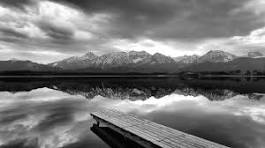
#> input picture Python_Projects-Practice/All_Image/black_white.jpeg, 265 x 148 px, found by its file name
$ jupyter execute --allow-errors black_white_to_color_converter_pp.ipynb
#> lines starting #> are read from the running program, lines starting #| are printed output that depends on the picture
[cell 1]
import cv2
import numpy as np

# Step 1: Load the black-and-white (grayscale) image
image_path = r"C:\Users\himub\OneDrive\Desktop\python\All_Image\black_white.jpeg"  # Change to your image file
gray_image = cv2.imread(image_path, cv2.IMREAD_GRAYSCALE)
#> gray_image is the input picture: shape (148, 265); min 0, max 255, mean 120.8

if gray_image is None:
    print("Error: Image not found.")
    exit()

# Step 2: Apply a color map (Try different colormaps)
colorized_image = cv2.applyColorMap(gray_image, cv2.COLORMAP_JET)  # Change to COLORMAP_RAINBOW or others
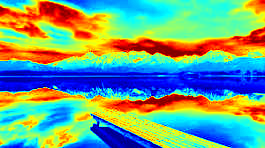
#> colorized_image: shape (148, 265, 3); mean B, G, R 134.6, 160.8, 111.7

# Step 3: Show the original and colorized images
cv2.imshow("Black & White Image", gray_image)
cv2.imshow("Colorized Image", colorized_image)

cv2.waitKey(0)
cv2.destroyAllWindows()


$ run again, with Python_Projects-Practice/All_Image/test_cv.jpeg copied over Python_Projects-Practice/All_Image/black_white.jpeg
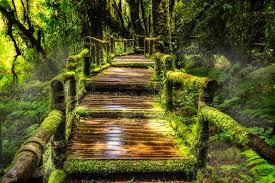
#> input picture Python_Projects-Practice/All_Image/test_cv.jpeg, 275 x 183 px, found by its file name
#> `gray_image = cv2.imread(image_path, cv2.IMREAD_GRAYSCALE)`:
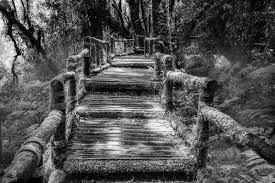
#> gray_image: shape (183, 275); min 0, max 255, mean 82.3
#> `colorized_image = cv2.applyColorMap(gray_image, cv2.COLORMAP_JET)`:
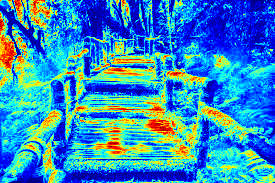
#> colorized_image: shape (183, 275, 3); mean B, G, R 193.3, 140.3, 51.2
